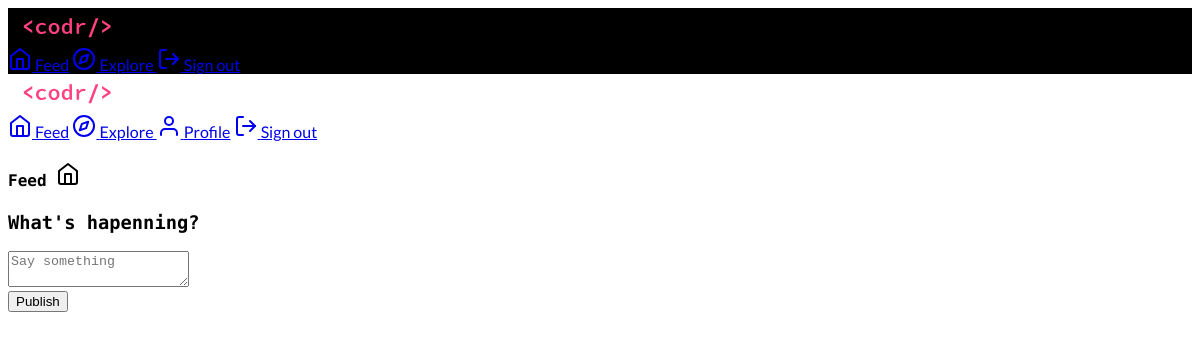
The page /feed (signed in) on the database as committed earlier.
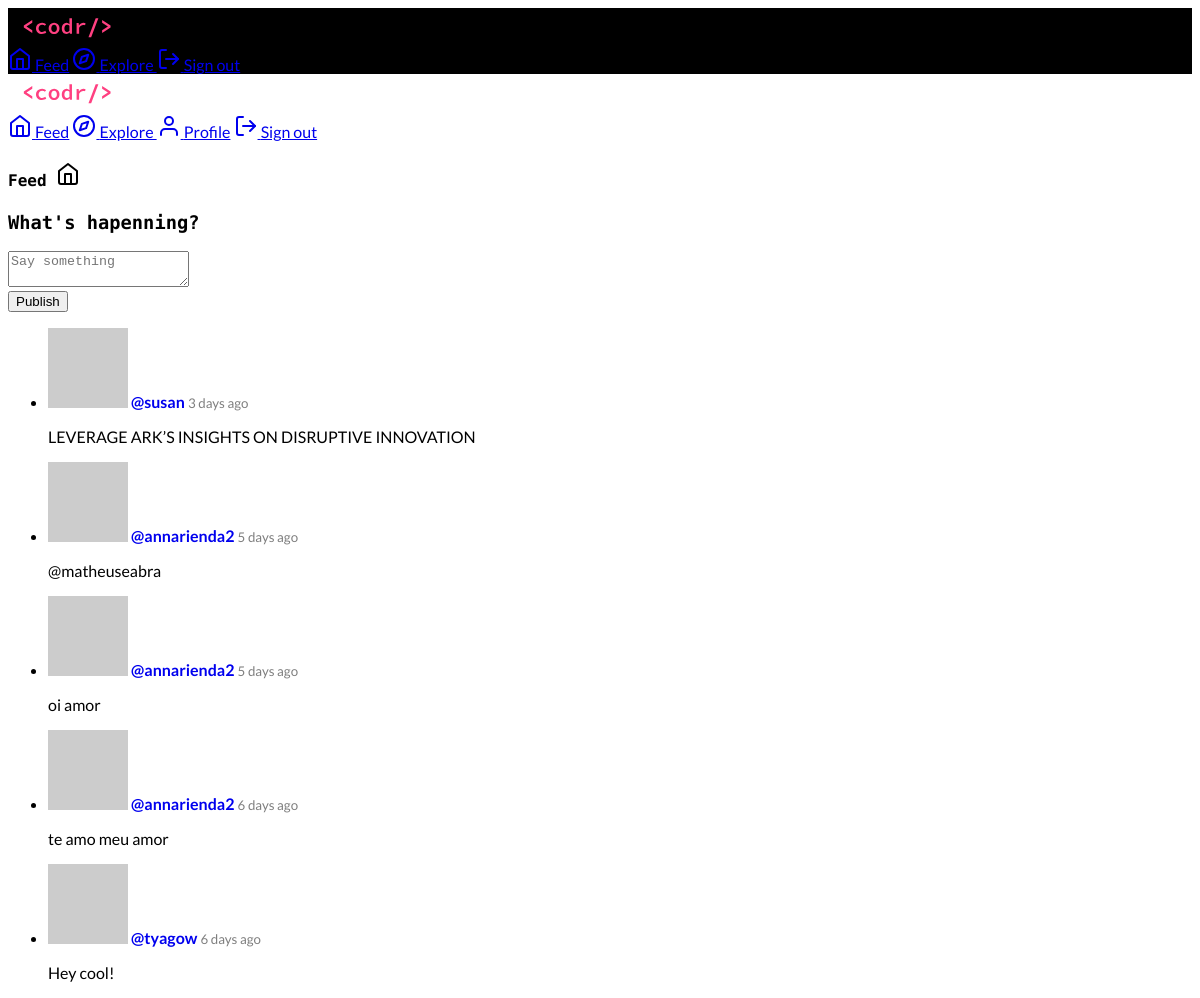
The same page on the database as committed later.
### app/models.py (models this page shows, shortened)
class Post(db.Model):
    id = db.Column(db.Integer, primary_key=True)
    body = db.Column(db.String(140))
    timestamp = db.Column(db.DateTime, index=True, default=datetime.utcnow)
    user_id = db.Column(db.Integer, db.ForeignKey("user.id"))

### app/main/routes.py (the view)
@blueprint.route("/feed", methods=["GET", "POST"])
@login_required
def feed():
    form = PostForm()
    if form.validate_on_submit():
        post = Post(body=form.post.data, author=current_user)
        db.session.add(post)
        db.session.commit()
        return redirect(url_for("main.feed"))
    page = request.args.get("page", 1, type=int)
    posts = current_user.followed_posts().paginate(
        page, current_app.config["PAGINATION_LIMIT"], False
    )
    return render_template("feed.html", title="Feed", form=form, posts=posts.items)

### app/main/forms.py
class PostForm(FlaskForm):
    post = TextAreaField(
        "Say something", validators=[DataRequired(), Length(min=1, max=280)]
    )
    submit = SubmitField("Publish")

### app/main/routes.py (called while the page is built)
@blueprint.before_request
def before_request():
    if current_user.is_authenticated:
        current_user.last_seen = datetime.utcnow()
        db.session.commit()
        g.locale = str(get_locale())

### app/models.py (called while the page is built)
@login.user_loader
def load_user(id):
    return User.query.get(int(id))

    def avatar(self, size):
        digest = md5(self.email.lower().encode("utf8")).hexdigest()
        return "https://www.gravatar.com/avatar/{}?d=identicon&s={}".format(
            digest, size
        )

    def followed_posts(self):
        followed = Post.query.join(
            followers, (followers.c.followed_id == Post.user_id)
        ).filter(followers.c.follower_id == self.id)
        own = Post.query.filter_by(user_id=self.id)
        return followed.union(own).order_by(Post.timestamp.desc())

### app/templates/feed.html (shortened to what this page needs)
{% extends "base.html" %}
{% block content %}
<div class="mdl-grid">
    <div class="mdl-cell mdl-cell--4-col mdl-cell--12-col-tablet mdl-cell--12-col-phone">
        <h4>Feed <i data-feather="home"></i></h4>
        <form action="" method="post">
            <div class="demo-card-square mdl-card mdl-shadow--2dp">
                <div class="mdl-card__title mdl-card--expand">
                    <h3 class="mdl-card__title-text font-sc"><b>What's hapenning?</b></h3>
                </div>
                <div class="mdl-card__supporting-text">
                    <div class="mdl-textfield mdl-js-textfield">
                        {{ form.post(class="mdl-textfield__input", placeholder="Say something") }}
                    </div>
                    {{ form.submit(class="mdl-button font-sc mdl-js-button mdl-button--raised mdl-js-ripple-effect mdl-button--accent") }}
                </div>
            </div>
        </form>
    </div>
    <div class="mdl-cell mdl-cell--8-col mdl-cell--12-col-tablet mdl-cell--12-col-phone">
        <ul class="demo-list-three mdl-list">
            {% for post in posts %}
            {% include 'partials/_post.html' %}
            {% endfor %}
        </ul>
    </div>
</div>
{% endblock %}

### app/templates/partials/_post.html (shortened to what this page needs)
<li class="mdl-list__item mdl-list__item--three-line">
  <span class="mdl-list__item-primary-content">
    <img src="{{ post.author.avatar(42) }}" class="material-icons mdl-list__item-avatar" />
    {{ _('%(username)s', username=user_link) }}
    <p class="mdl-list__item-text-body">
      {{ post.body }}
    </p>
  </span>
</li>

Rows that differ between the two databases and show on the page:
added Post: body "LEVERAGE ARK’S INSIGHTS ON DISRUPTIVE INNOVATION"
added Post: body "@matheuseabra"
added Post: body "oi amor"
added Post: body "te amo meu amor"
added Post: body "Hey cool!"
